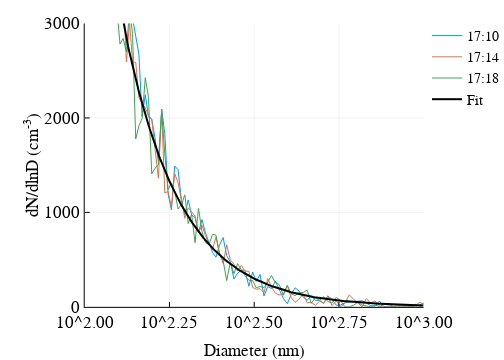

Write notebook code for a chart like this one.
### Code cell
figure("Helvetica", 2, 3.5, 2.5, 8)
p2 = plot(ℕ[1].Dp,ℕ[1].S, xaxis = :log10, xlabel = "Diameter (nm)",xlim = [100,1000], 
     ylabel = "dN/dlnD (cm<sup>-3</sup>)", label = mlabel[1], ylim = [0,3000])
p2 = plot!(ℕ[2].Dp,ℕ[2].S,label = mlabel[2])
p2 = plot!(ℕ[3].Dp,ℕ[3].S,label = mlabel[3])
p2 = plot!(𝕗.Dp,𝕗.S, color = :black, lw = 2, label = "Fit", left_margin = 30px)

### Figure 1 — Plotly figure (JSON) as saved in the notebook; plotly's stock layout.template omitted (floating-point values rounded to 4 significant figures; data arrays with more than 128 entries replaced by an {"elided": "..."} marker saying what was removed)
{"data": [{"colorbar": {"title": ""}, "legendgroup": "17:10", "line": {"color": "rgba(0, 154, 250, 1.000)", "dash": "solid", "shape": "linear", "width": 1}, "mode": "lines", "name": "17:10", "showlegend": true, "type": "scatter", "x": {"elided": "182 float values"}, "xaxis": "x1", "y": {"elided": "182 float values"}, "yaxis": "y1"}, {"colorbar": {"title": ""}, "legendgroup": "17:14", "line": {"color": "rgba(227, 111, 71, 1.000)", "dash": "solid", "shape": "linear", "width": 1}, "mode": "lines", "name": "17:14", "showlegend": true, "type": "scatter", "x": {"elided": "182 float values"}, "xaxis": "x1", "y": {"elided": "182 float values"}, "yaxis": "y1"}, {"colorbar": {"title": ""}, "legendgroup": "17:18", "line": {"color": "rgba(62, 164, 78, 1.000)", "dash": "solid", "shape": "linear", "width": 1}, "mode": "lines", "name": "17:18", "showlegend": true, "type": "scatter", "x": {"elided": "182 float values"}, "xaxis": "x1", "y": {"elided": "182 float values"}, "yaxis": "y1"}, {"colorbar": {"title": ""}, "legendgroup": "Fit", "line": {"color": "rgba(0, 0, 0, 1.000)", "dash": "solid", "shape": "linear", "width": 2}, "mode": "lines", "name": "Fit", "showlegend": true, "type": "scatter", "x": {"elided": "256 float values"}, "xaxis": "x1", "y": {"elided": "256 float values"}, "yaxis": "y1"}], "layout": {"annotations": [], "height": 360, "legend": {"bgcolor": "rgba(255, 255, 255, 1.000)", "bordercolor": "rgba(0, 0, 0, 1.000)", "font": {"color": "rgba(0, 0, 0, 1.000)", "family": "Helvetica", "size": 14}, "tracegroupgap": 0, "x": 1, "y": 1}, "margin": {"b": 20, "l": 0, "r": 0, "t": 20}, "paper_bgcolor": "rgba(255, 255, 255, 1.000)", "plot_bgcolor": "rgba(255, 255, 255, 1.000)", "showlegend": true, "width": 504, "xaxis1": {"anchor": "y1", "domain": [0.1984, 0.9922], "gridcolor": "rgba(0, 0, 0, 0.100)", "gridwidth": 0.5, "linecolor": "rgba(0, 0, 0, 1.000)", "mirror": false, "range": [2, 3], "showgrid": true, "showline": true, "showticklabels": true, "tickangle": 0, "tickcolor": "rgb(0, 0, 0)", "tickfont": {"color": "rgba(0, 0, 0, 1.000)", "family": "Helvetica", "size": 17}, "tickmode": "array", "ticks": "inside", "ticktext": ["10^2.00", "10^2.25", "10^2.50", "10^2.75", "10^3.00"], "tickvals": [100, 177.8, 316.2, 562.3, 1000], "title": "Diameter (nm)", "titlefont": {"color": "rgba(0, 0, 0, 1.000)", "family": "Helvetica", "size": 17}, "type": "log", "visible": true, "zeroline": false, "zerolinecolor": "rgba(0, 0, 0, 1.000)"}, "yaxis1": {"anchor": "x1", "domain": [0.1035, 0.9891], "gridcolor": "rgba(0, 0, 0, 0.100)", "gridwidth": 0.5, "linecolor": "rgba(0, 0, 0, 1.000)", "mirror": false, "range": [0, 3000], "showgrid": true, "showline": true, "showticklabels": true, "tickangle": 0, "tickcolor": "rgb(0, 0, 0)", "tickfont": {"color": "rgba(0, 0, 0, 1.000)", "family": "Helvetica", "size": 17}, "tickmode": "array", "ticks": "inside", "ticktext": ["0", "1000", "2000", "3000"], "tickvals": [0, 1000, 2000, 3000], "title": "dN/dlnD (cm<sup>-3</sup>)", "titlefont": {"color": "rgba(0, 0, 0, 1.000)", "family": "Helvetica", "size": 17}, "type": "-", "visible": true, "zeroline": false, "zerolinecolor": "rgba(0, 0, 0, 1.000)"}}}
